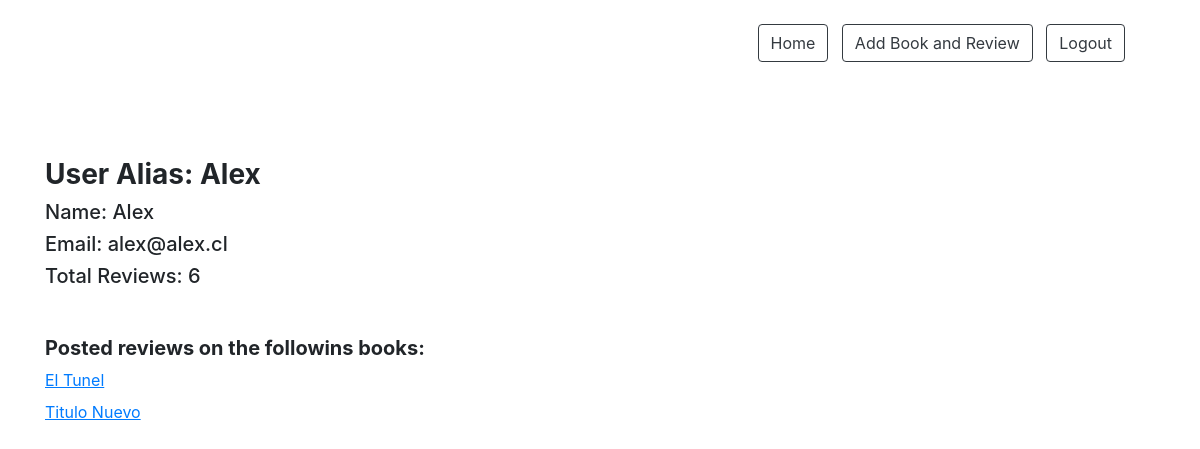
/users/3, run on the app's committed database.
### login/models.py (models this page shows)
class User(models.Model):
    id = models.AutoField(primary_key=True)
    nombre = models.CharField(max_length=40)
    alias = models.CharField(max_length=40)
    email = models.CharField(max_length=40)
    password = models.CharField(max_length=20)
    rol = models.PositiveIntegerField(default=1)
    created_at = models.DateTimeField(auto_now_add=True)
    updated_at = models.DateTimeField(auto_now=True)
    objects = UserManager()

class Libro(models.Model):
    id = models.AutoField(primary_key=True)
    titulo = models.CharField(max_length=40)
    autor = models.ForeignKey(Autor, on_delete=CASCADE, related_name="libros")

### login/views.py (the view)
# urls.py: path('users/<int:user_id>', views.view_user, name='view_user'),
def view_user(request, user_id):
    usuario = User.objects.get(id = user_id)
    dict_review = Review.objects.filter(usuario = usuario).values('libro').annotate(total=Count('libro'))
    arreglo_libros = []
    for rev in dict_review:
        arreglo_libros.append(
            Libro.objects.filter(id = rev['libro'])
        )
    context = {
        'user': usuario,
        'rev_count': Review.objects.filter(usuario = usuario).count(),
        'reviews': arreglo_libros,
            }
    return render(request, 'user.html', context)

### login/templates/user.html (shortened to what this page needs)
<!DOCTYPE html>
<html lang="en">
<head>
    {% load static %}
    <link rel="stylesheet" href="https://cdn.jsdelivr.net/npm/bootstrap@4.6.0/dist/css/bootstrap.min.css">
</head>
<body>
    <div class="container my-4">
        <div class="container-fluid mb-5">
            <div class="container text-right">
                <a class="btn btn-outline-dark" href="/">Home</a> &nbsp;
                <a class="btn btn-outline-dark" href="{% url 'agregar' %}">Add Book and Review</a> &nbsp;
                <a href="{% url 'logout' %}" class="btn btn-outline-dark">Logout</a>
            </div>
        </div>
        <div class="row mb-5">
            <div class="col-7">
                <h3 class="mt-5 mb-2"><strong>User Alias: {{user.alias}}</strong></h3>
                <h5 class="mb-2">Name: {{user.nombre}}</h5>
                <h5 class="mb-2">Email: {{user.email}}</h5>
                <h5 class="mb-5">Total Reviews: {{rev_count}}</h5>
                <h5><strong>Posted reviews on the followins books: </strong></h5>
                {% for review in reviews %}
                <p class="w-75 mb-2">
                    <a href=""><u>{{review.0.titulo}}</u></a>
                </p>
                {% endfor %}
            </div>
        </div>
    </div>
</body>
</html>

### data on the page
User: alias "Alex", nombre "Alex", email "alex@alex.cl"
Libro: titulo "El Tunel"
Libro: titulo "Titulo Nuevo"

### other printed values
{{ rev_count }} "6"
